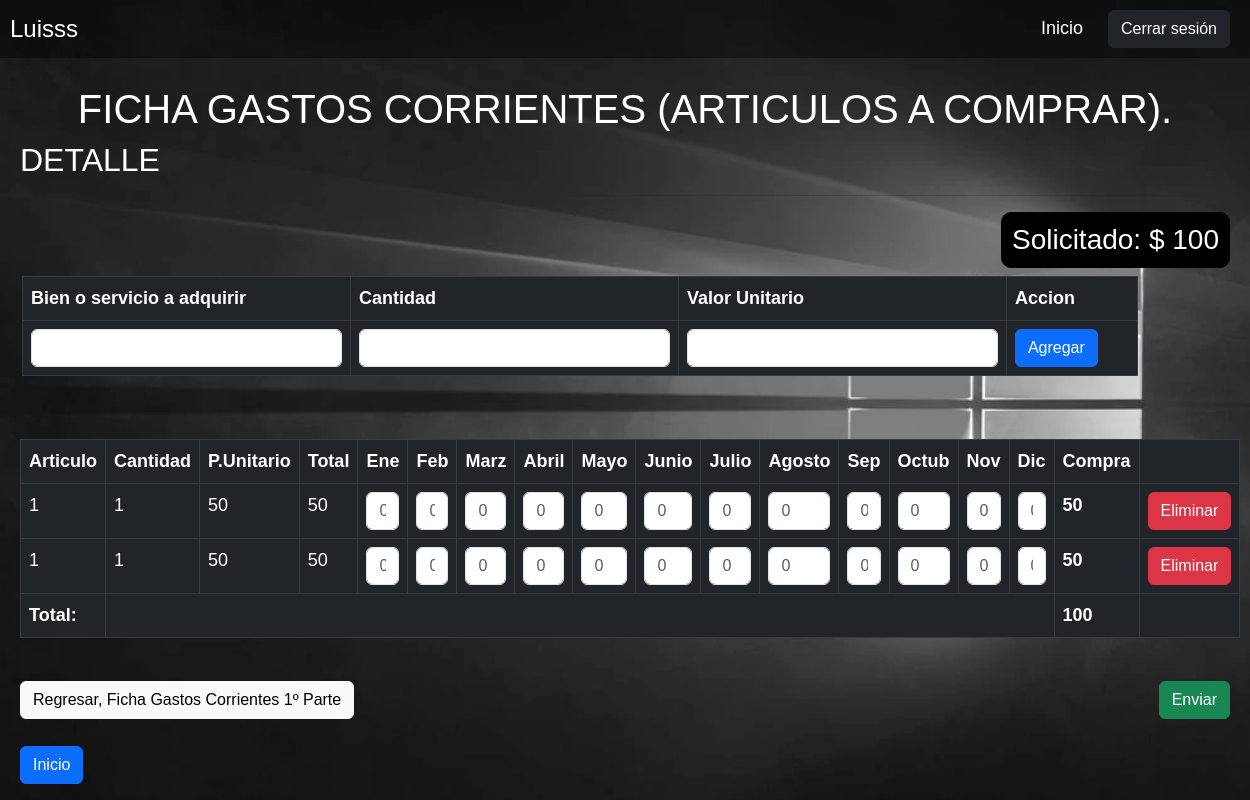
/Usuario/Tipo_fichas/ficha_gastos_corrientes_deta.php?id_GC=12 (signed in), run on the app's committed database.
### tables this page shows
CREATE TABLE `ficha_gastos_corrientes` (
  `id_GC` int(255) NOT NULL,
  `nombre_GC` varchar(50) NOT NULL,
  `tipo_ficha_GC` int(30) NOT NULL,
  `fecha_GC` date NOT NULL,
  `direccion_mun_GC` int(30) NOT NULL,
  `justificacion_GC` varchar(1000) NOT NULL,
  `descripcion_gasto_GC` varchar(1000) NOT NULL,
  `financiamiento_sol_GC` int(20) NOT NULL,
  `GC_usuario` int(3) NOT NULL,
  `estado_ficha_GC` int(11) NOT NULL,
  `gestion_GC` int(1) NOT NULL,
  `clasificador_GC` int(255) NOT NULL,
  `prioridad_GC` int(30) NOT NULL
);

CREATE TABLE `ficha_gastos_detalle` (
  `id_detalle_GC` int(255) NOT NULL,
  `id_fichas_GC` int(255) NOT NULL,
  `descripcion_producto_GC` varchar(1000) NOT NULL,
  `unidades_GC` int(255) NOT NULL,
  `valor_GC` int(255) NOT NULL,
  `total_gasto_GC` int(255) NOT NULL,
  `enero_GC` int(30) NOT NULL,
  `febrero_GC` int(30) NOT NULL,
  `marzo_GC` int(30) NOT NULL,
  `abril_GC` int(30) NOT NULL,
  `mayo_GC` int(30) NOT NULL,
  `junio_GC` int(30) NOT NULL,
  `julio_GC` int(30) NOT NULL,
  `agosto_GC` int(30) NOT NULL,
  `septiembre_GC` int(30) NOT NULL,
  `octubre_GC` int(30) NOT NULL,
  `noviembre_GC` int(30) NOT NULL,
  `diciembre_GC` int(30) NOT NULL,
  `total_mensual_GC` int(30) NOT NULL
);

### Usuario/Tipo_fichas/ficha_gastos_corrientes_deta.php (the view, shortened to what this page needs)
<?php
$iddet = $_GET['id_GC'];
include('/xampp/htdocs/Sistema/controladores/cre_fichas/registro_FGC_detalle.php');
$sql = "SELECT * FROM ficha_gastos_corrientes where id_GC = $iddet";
$mostrar = mysqli_query($conexion1, $sql);
$fila = mysqli_fetch_assoc($mostrar);
$sql = "SELECT * FROM ficha_gastos_detalle WHERE id_fichas_GC = $iddet ";
$mostrar1 = mysqli_query($conexion1, $sql);
$suma_total = 0;
?>
<!doctype html>
<html lang="en">
<head>
  <link href="https://cdn.jsdelivr.net/npm/bootstrap@5.3.0-alpha1/dist/css/bootstrap.min.css" rel="stylesheet">
</head>
<tbody>
  <div class="header">
    <h1><?php echo $_SESSION['nombre'] ?></h1>
    <div>
      <a href="../../Usuario/inicio_usuario.php">Inicio</a>
      <a href="../../controladores/usuario_cerrar_session.php">
        <button type="button" class="btn btn-dark">Cerrar sesión</button>
      </a>
    </div>
  </div>
</tbody>
<br>
<body>
  <center><h1 style="color:white;">FICHA GASTOS CORRIENTES (ARTICULOS A COMPRAR).</h1></center>
  <h2 style="color:white;">DETALLE</h2>
  <tr>
    <td colspan="18">
      <hr>
    </td>
  </tr>
  <h3 style="float:right ; margin-right:20px ; color: white;">Solicitado: $ <?php echo $fila['financiamiento_sol_GC'] ?></h3>
  <div class="container" id="tabla_articulos">
    <form action="" method="post">
      <table class="table table-bordered table-hover table-dark table-responsive">
        <tr>
          <th>Bien o servicio a adquirir</th>
          <th>Cantidad</th>
          <th>Valor Unitario</th>
          <th>Accion</th>
        <tr>
          <td><input type="text" class="form-control" name="gc_articulo" required></td>
          <td> <input type="number" class="form-control" name="gc_cantidad" required></td>
          <td><input type="number" class="form-control" name="gc_precio_unitario" required></td>
          <td><input type="submit" class="btn btn-primary" value="Agregar" name="submit"></td>
        </tr>
      </table>
    </form>
    <br>
  </div>
  <div class="table-container">
    <form action="" method="post">
      <table class="table table-bordered table-hover table-dark">
        <tr>
          <th scope="col">Articulo</th>
          <th scope="col">Cantidad</th>
          <th scope="col">P.Unitario</th>
          <th scope="col">Total</th>
          <th scope="col">Ene</th>
          <th scope="col">Feb</th>
          <th scope="col">Marz</th>
          <th scope="col">Abril</th>
          <th scope="col">Mayo </th>
          <th scope="col">Junio</th>
          <th scope="col">Julio</th>
          <th scope="col">Agosto</th>
          <th scope="col">Sep</th>
          <th scope="col">Octub</th>
          <th scope="col">Nov</th>
          <th scope="col">Dic</th>
          <th scope="col">Compra</th>
          <th scope="col"></th>
        </tr>
        <?php
        while ($detalle_arti = mysqli_fetch_array($mostrar1)) {
          $suma_total += $detalle_arti['total_gasto_GC'];
        ?>
          <tr>
            <td><?php echo $detalle_arti['descripcion_producto_GC'] ?></td>
            <td><?php echo $detalle_arti['unidades_GC'] ?></td>
            <td><?php echo $detalle_arti['valor_GC'] ?></td>
            <td><?php echo $detalle_arti['total_gasto_GC'] ?></td>
            <th><input type="text" class="form-control" name="GC_Enero[]" placeholder="0"></th>
            <th><input type="text" class="form-control" name="GC_Febrero[]" placeholder="0"></th>
            <th><input type="text" class="form-control" name="GC_Marzo[]" placeholder="0"></th>
            <th><input type="text" class="form-control" name="GC_Abril[]" placeholder="0"></th>
            <th><input type="text" class="form-control" name="GC_Mayo[]" placeholder="0"></th>
            <th><input type="text" class="form-control" name="GC_Junio[]" placeholder="0"></th>
            <th><input type="text" class="form-control" name="GC_Julio[]" placeholder="0"></th>
            <th><input type="text" class="form-control" name="GC_Agosto[]" placeholder="0"></th>
            <th><input type="text" class="form-control" name="GC_Septiembre[]" placeholder="0"></th>
            <th><input type="text" class="form-control" name="GC_Octubre[]" placeholder="0"></th>
            <th><input type="text" class="form-control" name="GC_Noviembre[]" placeholder="0"></th>
            <th><input type="text" class="form-control" name="GC_Diciembre[]" placeholder="0"></th>
            <th><?php echo $detalle_arti['total_gasto_GC'] ?></th>
            <th><a href="../../controladores/cre_fichas/eliminar_fGC_detalle.php?id_detalle_GC=<?php echo $detalle_arti['id_detalle_GC'] ?>& id_fichas_GC=<?php echo $detalle_arti['id_fichas_GC'] ?>">
            <button type="button" class="btn btn-danger">Eliminar</button></a>
          </tr>
        <?php
        }
        ?>
        <th>Total:</th>
        <th colspan="15"></th>
        <th><?php echo $suma_total; ?></th>
        <th></th>
      </table>
      <br>
      <th><a href="" style="float:right"><input type="submit" name="registro_FGC_anual" class="btn btn-success" value="Enviar"></a>
        <a href="../../controladores/cre_fichas/volver_fichas.php?id_GC=<?php echo $iddet ?>"><button type="button" class="btn btn-light">Regresar, Ficha Gastos Corrientes 1º Parte</button></a>
        <br><br>
        <a href="../../Usuario/inicio_usuario.php" class="btn btn-primary">Inicio</a>
      </th>
    </form>
</body>
</html>

### Usuario/Tipo_fichas/ficha_gastos_corrientes_deta.php (style rules this page uses)
body { background-image: url('../../img/1366_2000.webp'); background-size: cover; font-family: Arial, Helvetica, sans-serif; font-size: 18px; }
.header { display: flex; justify-content: space-between; align-items: center; padding: 10px; background-color: rgba(1, 0, 0, 0.4); background-blend-mode: multiply; color: white; }
.header h1 { margin: 0; font-size: 24px; }
.header a { color: white; text-decoration: none; margin-right: 10px; }
.header button { margin-left: 10px; }
.container { margin-left: 10px; width: 100%; }
.table-container { margin: 20px; font-size: 18px; }
th { font-size: 18px; }
.table.table-dark { border-radius: 10px; }
h3 { border: 1px solid black; padding: 10px; border-radius: 10px; background-color: black; }
h2 { margin-left: 20px; }

### data on the page
ficha_gastos_corrientes: financiamiento_sol_GC "100"
ficha_gastos_detalle: descripcion_producto_GC "1", unidades_GC "1", valor_GC "50", total_gasto_GC "50"
ficha_gastos_detalle: descripcion_producto_GC "1", unidades_GC "1", valor_GC "50", total_gasto_GC "50"

### other printed values
$_SESSION['nombre'] "Luisss"
$suma_total "100"
